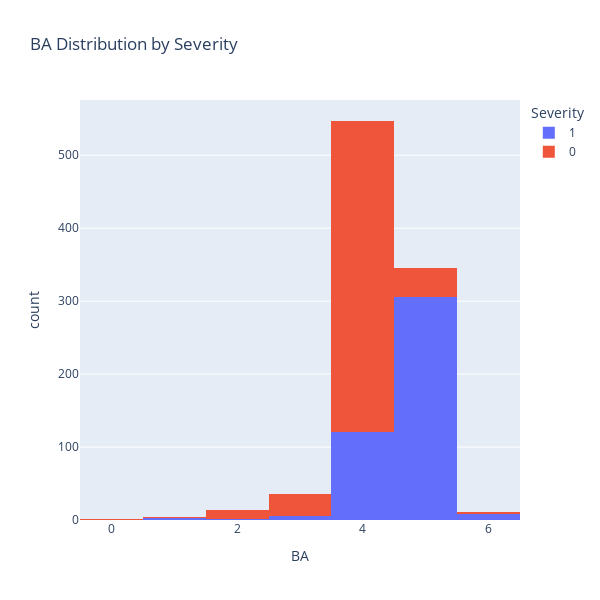
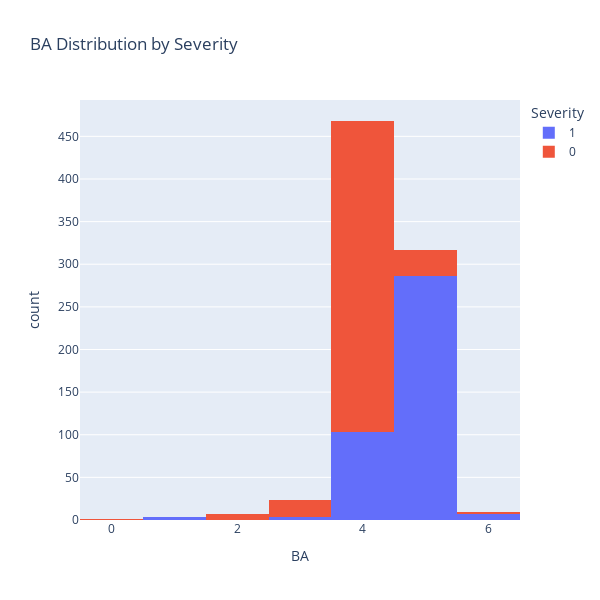
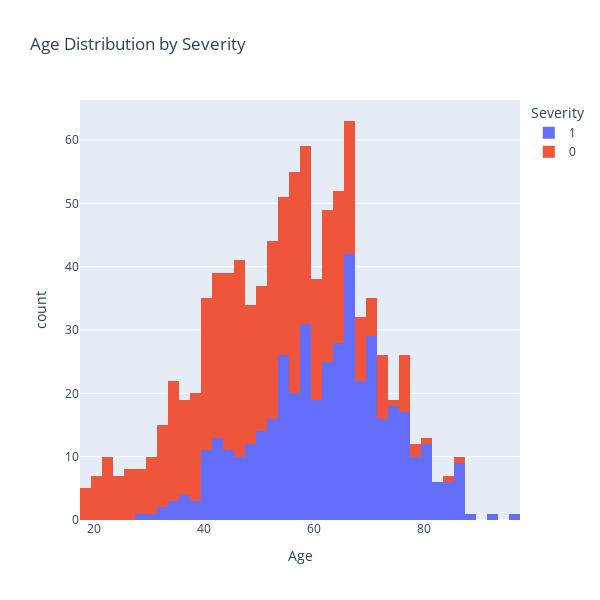
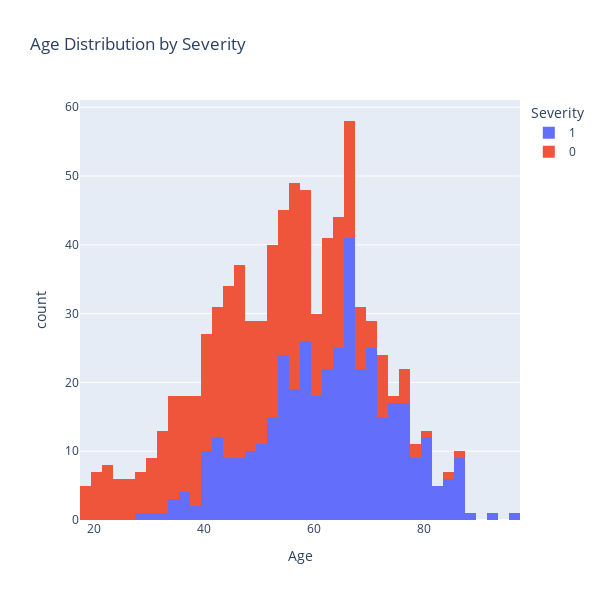

The notebook cell saved with these charts, in order:
### Markdown cell above
Task 3

### Code cell
cleaned_db = db.dropna()

print(db.describe())
print()
print(cleaned_db.describe())

for column in db.columns:
    distribution_fig = px.histogram(db, x=column, color='Severity', title=column + ' Distribution by Severity')
    distribution_fig.show()
    distribution_fig = px.histogram(cleaned_db, x=column, color='Severity', title=column + ' Distribution by Severity')
    distribution_fig.show()

### Figure 1 — Plotly figure (JSON) as saved in the notebook; plotly's stock layout.template omitted (floating-point values rounded to 4 significant figures; data arrays with more than 128 entries replaced by an {"elided": "..."} marker saying what was removed)
{"data": [{"alignmentgroup": "True", "bingroup": "x", "hovertemplate": "Severity=1<br>BA=%{x}<br>count=%{y}<extra></extra>", "legendgroup": "1", "marker": {"color": "#636efa", "pattern": {"shape": ""}}, "name": "1", "offsetgroup": "1", "orientation": "v", "showlegend": true, "type": "histogram", "x": {"elided": "445 int values"}, "xaxis": "x", "yaxis": "y"}, {"alignmentgroup": "True", "bingroup": "x", "hovertemplate": "Severity=0<br>BA=%{x}<br>count=%{y}<extra></extra>", "legendgroup": "0", "marker": {"color": "#EF553B", "pattern": {"shape": ""}}, "name": "0", "offsetgroup": "0", "orientation": "v", "showlegend": true, "type": "histogram", "x": {"elided": "516 int values"}, "xaxis": "x", "yaxis": "y"}], "layout": {"barmode": "relative", "height": 600, "legend": {"title": {"text": "Severity"}, "tracegroupgap": 0}, "title": {"text": "BA Distribution by Severity"}, "width": 600, "xaxis": {"anchor": "y", "domain": [0, 1], "title": {"text": "BA"}}, "yaxis": {"anchor": "x", "domain": [0, 1], "title": {"text": "count"}}}}

### Figure 2 — Plotly figure (JSON) as saved in the notebook; plotly's stock layout.template omitted (floating-point values rounded to 4 significant figures; data arrays with more than 128 entries replaced by an {"elided": "..."} marker saying what was removed)
{"data": [{"alignmentgroup": "True", "bingroup": "x", "hovertemplate": "Severity=1<br>BA=%{x}<br>count=%{y}<extra></extra>", "legendgroup": "1", "marker": {"color": "#636efa", "pattern": {"shape": ""}}, "name": "1", "offsetgroup": "1", "orientation": "v", "showlegend": true, "type": "histogram", "x": {"elided": "403 int values"}, "xaxis": "x", "yaxis": "y"}, {"alignmentgroup": "True", "bingroup": "x", "hovertemplate": "Severity=0<br>BA=%{x}<br>count=%{y}<extra></extra>", "legendgroup": "0", "marker": {"color": "#EF553B", "pattern": {"shape": ""}}, "name": "0", "offsetgroup": "0", "orientation": "v", "showlegend": true, "type": "histogram", "x": {"elided": "427 int values"}, "xaxis": "x", "yaxis": "y"}], "layout": {"barmode": "relative", "height": 600, "legend": {"title": {"text": "Severity"}, "tracegroupgap": 0}, "title": {"text": "BA Distribution by Severity"}, "width": 600, "xaxis": {"anchor": "y", "domain": [0, 1], "title": {"text": "BA"}}, "yaxis": {"anchor": "x", "domain": [0, 1], "title": {"text": "count"}}}}

### Figure 3 — Plotly figure (JSON) as saved in the notebook; plotly's stock layout.template omitted (floating-point values rounded to 4 significant figures; data arrays with more than 128 entries replaced by an {"elided": "..."} marker saying what was removed)
{"data": [{"alignmentgroup": "True", "bingroup": "x", "hovertemplate": "Severity=1<br>Age=%{x}<br>count=%{y}<extra></extra>", "legendgroup": "1", "marker": {"color": "#636efa", "pattern": {"shape": ""}}, "name": "1", "offsetgroup": "1", "orientation": "v", "showlegend": true, "type": "histogram", "x": {"elided": "445 int values"}, "xaxis": "x", "yaxis": "y"}, {"alignmentgroup": "True", "bingroup": "x", "hovertemplate": "Severity=0<br>Age=%{x}<br>count=%{y}<extra></extra>", "legendgroup": "0", "marker": {"color": "#EF553B", "pattern": {"shape": ""}}, "name": "0", "offsetgroup": "0", "orientation": "v", "showlegend": true, "type": "histogram", "x": {"elided": "516 int values"}, "xaxis": "x", "yaxis": "y"}], "layout": {"barmode": "relative", "height": 600, "legend": {"title": {"text": "Severity"}, "tracegroupgap": 0}, "title": {"text": "Age Distribution by Severity"}, "width": 600, "xaxis": {"anchor": "y", "domain": [0, 1], "title": {"text": "Age"}}, "yaxis": {"anchor": "x", "domain": [0, 1], "title": {"text": "count"}}}}

### Figure 4 — Plotly figure (JSON) as saved in the notebook; plotly's stock layout.template omitted (floating-point values rounded to 4 significant figures; data arrays with more than 128 entries replaced by an {"elided": "..."} marker saying what was removed)
{"data": [{"alignmentgroup": "True", "bingroup": "x", "hovertemplate": "Severity=1<br>Age=%{x}<br>count=%{y}<extra></extra>", "legendgroup": "1", "marker": {"color": "#636efa", "pattern": {"shape": ""}}, "name": "1", "offsetgroup": "1", "orientation": "v", "showlegend": true, "type": "histogram", "x": {"elided": "403 int values"}, "xaxis": "x", "yaxis": "y"}, {"alignmentgroup": "True", "bingroup": "x", "hovertemplate": "Severity=0<br>Age=%{x}<br>count=%{y}<extra></extra>", "legendgroup": "0", "marker": {"color": "#EF553B", "pattern": {"shape": ""}}, "name": "0", "offsetgroup": "0", "orientation": "v", "showlegend": true, "type": "histogram", "x": {"elided": "427 int values"}, "xaxis": "x", "yaxis": "y"}], "layout": {"barmode": "relative", "height": 600, "legend": {"title": {"text": "Severity"}, "tracegroupgap": 0}, "title": {"text": "Age Distribution by Severity"}, "width": 600, "xaxis": {"anchor": "y", "domain": [0, 1], "title": {"text": "Age"}}, "yaxis": {"anchor": "x", "domain": [0, 1], "title": {"text": "count"}}}}
